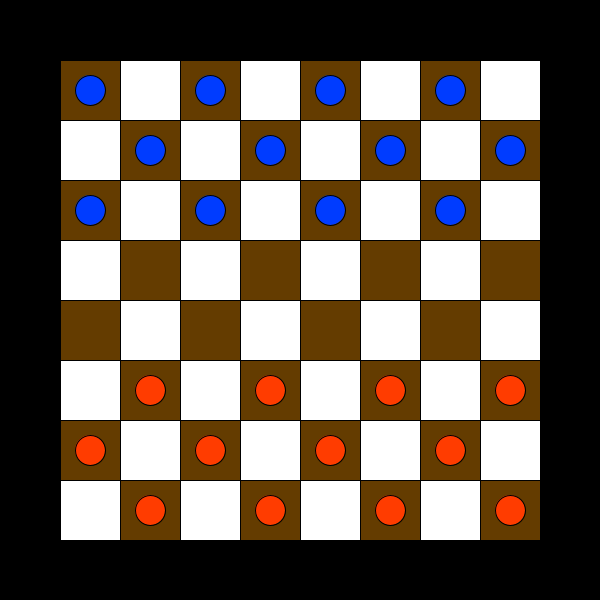
Frame 1 (no input)
Frame 60 (the mouse pressed at the canvas centre just before this capture): identical to frame 1, image omitted
Frame 120 (the mouse held since frame 60 and released just before this capture): identical to frame 1, image omitted

The Processing sketch that drew this single still picture (run headless with seeded random() and noise(); from frame 60 on, the mouse is pressed at the canvas centre):

// Processing sketch: checkers
// ── checkers.pde
 void setup(){
   size(600,600);
   board = new Board();
   player1=new Player(0);
   player2=new Player(1);
   
 }
 
 
 void draw(){
   
   background(0);
   translate(board.gridsize,board.gridsize);
   board.draw();
   player1.draw();
   player2.draw();
 }
 
 

// ── Board.pde
class Board{
  float gridsize=0;
  Board(){
      gridsize = float(min(width,height))/10;
  }
  void draw(){
    for (int i=0;i<8;i++){
      for (int j=0;j<8;j++){
        fill(100+155*((i+j)%2),60+195*((i+j)%2),255*((i+j)%2));
        rect(i*gridsize,j*gridsize,gridsize,gridsize);
        
      }
    }
  }
  
}

// ── Player.pde
class Player{
  int id=0;
  float s=0;
  int poses[][]; // nodes, xy
  Player(int id_){
    id =id_;
    poses=new int[12][2];
    s=board.gridsize*0.5;
    for (int i=0;i<12;i++){
      poses[i]=new int[2];
      poses[i][0] = i%4;
      poses[i][1] = i/4;
    }
  }
  void draw() {
     for (int i=0;i<12;i++){
       fill(id*255,60,255-id*255);
       float x = poses[i][0] * board.gridsize*2 +(board.gridsize*int(poses[i][1]%2!=id)) +s;
       float y = poses[i][1] * board.gridsize +s;
       if(id==1) {
         y=8*board.gridsize -y;
         
       }
       ellipse(x,y,s,s);
     }
  }
}

// ── globals.pde
Board board;
Player player1,player2;
